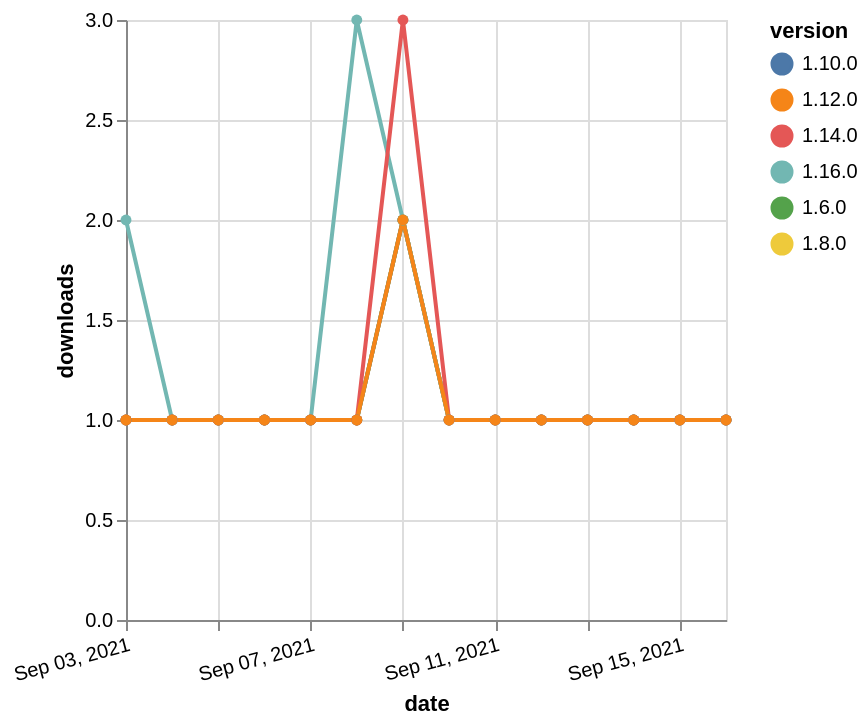

This figure's Vega-Lite source:
### Vega-Lite specification from a JSON file in a GitHub repository (floating-point values rounded to 4 significant figures)
{"$schema": "https://vega.github.io/schema/vega-lite/v5.json", "description": "A simple bar chart with embedded data.", "data": {"values": [{"date": "2021-09-03", "total": 236, "delta": 1, "version": "1.6.0"}, {"date": "2021-09-04", "total": 237, "delta": 1, "version": "1.6.0"}, {"date": "2021-09-05", "total": 238, "delta": 1, "version": "1.6.0"}, {"date": "2021-09-06", "total": 239, "delta": 1, "version": "1.6.0"}, {"date": "2021-09-07", "total": 240, "delta": 1, "version": "1.6.0"}, {"date": "2021-09-08", "total": 241, "delta": 1, "version": "1.6.0"}, {"date": "2021-09-09", "total": 243, "delta": 2, "version": "1.6.0"}, {"date": "2021-09-10", "total": 244, "delta": 1, "version": "1.6.0"}, {"date": "2021-09-11", "total": 245, "delta": 1, "version": "1.6.0"}, {"date": "2021-09-12", "total": 246, "delta": 1, "version": "1.6.0"}, {"date": "2021-09-13", "total": 247, "delta": 1, "version": "1.6.0"}, {"date": "2021-09-14", "total": 248, "delta": 1, "version": "1.6.0"}, {"date": "2021-09-15", "total": 249, "delta": 1, "version": "1.6.0"}, {"date": "2021-09-16", "total": 250, "delta": 1, "version": "1.6.0"}, {"date": "2021-09-03", "total": 197, "delta": 1, "version": "1.8.0"}, {"date": "2021-09-04", "total": 198, "delta": 1, "version": "1.8.0"}, {"date": "2021-09-05", "total": 199, "delta": 1, "version": "1.8.0"}, {"date": "2021-09-06", "total": 200, "delta": 1, "version": "1.8.0"}, {"date": "2021-09-07", "total": 201, "delta": 1, "version": "1.8.0"}, {"date": "2021-09-08", "total": 202, "delta": 1, "version": "1.8.0"}, {"date": "2021-09-09", "total": 204, "delta": 2, "version": "1.8.0"}, {"date": "2021-09-10", "total": 205, "delta": 1, "version": "1.8.0"}, {"date": "2021-09-11", "total": 206, "delta": 1, "version": "1.8.0"}, {"date": "2021-09-12", "total": 207, "delta": 1, "version": "1.8.0"}, {"date": "2021-09-13", "total": 208, "delta": 1, "version": "1.8.0"}, {"date": "2021-09-14", "total": 209, "delta": 1, "version": "1.8.0"}, {"date": "2021-09-15", "total": 210, "delta": 1, "version": "1.8.0"}, {"date": "2021-09-16", "total": 211, "delta": 1, "version": "1.8.0"}, {"date": "2021-09-03", "total": 183, "delta": 1, "version": "1.10.0"}, {"date": "2021-09-04", "total": 184, "delta": 1, "version": "1.10.0"}, {"date": "2021-09-05", "total": 185, "delta": 1, "version": "1.10.0"}, {"date": "2021-09-06", "total": 186, "delta": 1, "version": "1.10.0"}, {"date": "2021-09-07", "total": 187, "delta": 1, "version": "1.10.0"}, {"date": "2021-09-08", "total": 188, "delta": 1, "version": "1.10.0"}, {"date": "2021-09-09", "total": 190, "delta": 2, "version": "1.10.0"}, {"date": "2021-09-10", "total": 191, "delta": 1, "version": "1.10.0"}, {"date": "2021-09-11", "total": 192, "delta": 1, "version": "1.10.0"}, {"date": "2021-09-12", "total": 193, "delta": 1, "version": "1.10.0"}, {"date": "2021-09-13", "total": 194, "delta": 1, "version": "1.10.0"}, {"date": "2021-09-14", "total": 195, "delta": 1, "version": "1.10.0"}, {"date": "2021-09-15", "total": 196, "delta": 1, "version": "1.10.0"}, {"date": "2021-09-16", "total": 197, "delta": 1, "version": "1.10.0"}, {"date": "2021-09-03", "total": 131, "delta": 2, "version": "1.16.0"}, {"date": "2021-09-04", "total": 132, "delta": 1, "version": "1.16.0"}, {"date": "2021-09-05", "total": 133, "delta": 1, "version": "1.16.0"}, {"date": "2021-09-06", "total": 134, "delta": 1, "version": "1.16.0"}, {"date": "2021-09-07", "total": 135, "delta": 1, "version": "1.16.0"}, {"date": "2021-09-08", "total": 138, "delta": 3, "version": "1.16.0"}, {"date": "2021-09-09", "total": 140, "delta": 2, "version": "1.16.0"}, {"date": "2021-09-10", "total": 141, "delta": 1, "version": "1.16.0"}, {"date": "2021-09-11", "total": 142, "delta": 1, "version": "1.16.0"}, {"date": "2021-09-12", "total": 143, "delta": 1, "version": "1.16.0"}, {"date": "2021-09-13", "total": 144, "delta": 1, "version": "1.16.0"}, {"date": "2021-09-14", "total": 145, "delta": 1, "version": "1.16.0"}, {"date": "2021-09-15", "total": 146, "delta": 1, "version": "1.16.0"}, {"date": "2021-09-16", "total": 147, "delta": 1, "version": "1.16.0"}, {"date": "2021-09-03", "total": 192, "delta": 1, "version": "1.14.0"}, {"date": "2021-09-04", "total": 193, "delta": 1, "version": "1.14.0"}, {"date": "2021-09-05", "total": 194, "delta": 1, "version": "1.14.0"}, {"date": "2021-09-06", "total": 195, "delta": 1, "version": "1.14.0"}, {"date": "2021-09-07", "total": 196, "delta": 1, "version": "1.14.0"}, {"date": "2021-09-08", "total": 197, "delta": 1, "version": "1.14.0"}, {"date": "2021-09-09", "total": 200, "delta": 3, "version": "1.14.0"}, {"date": "2021-09-10", "total": 201, "delta": 1, "version": "1.14.0"}, {"date": "2021-09-11", "total": 202, "delta": 1, "version": "1.14.0"}, {"date": "2021-09-12", "total": 203, "delta": 1, "version": "1.14.0"}, {"date": "2021-09-13", "total": 204, "delta": 1, "version": "1.14.0"}, {"date": "2021-09-14", "total": 205, "delta": 1, "version": "1.14.0"}, {"date": "2021-09-15", "total": 206, "delta": 1, "version": "1.14.0"}, {"date": "2021-09-16", "total": 207, "delta": 1, "version": "1.14.0"}, {"date": "2021-09-03", "total": 163, "delta": 1, "version": "1.12.0"}, {"date": "2021-09-04", "total": 164, "delta": 1, "version": "1.12.0"}, {"date": "2021-09-05", "total": 165, "delta": 1, "version": "1.12.0"}, {"date": "2021-09-06", "total": 166, "delta": 1, "version": "1.12.0"}, {"date": "2021-09-07", "total": 167, "delta": 1, "version": "1.12.0"}, {"date": "2021-09-08", "total": 168, "delta": 1, "version": "1.12.0"}, {"date": "2021-09-09", "total": 170, "delta": 2, "version": "1.12.0"}, {"date": "2021-09-10", "total": 171, "delta": 1, "version": "1.12.0"}, {"date": "2021-09-11", "total": 172, "delta": 1, "version": "1.12.0"}, {"date": "2021-09-12", "total": 173, "delta": 1, "version": "1.12.0"}, {"date": "2021-09-13", "total": 174, "delta": 1, "version": "1.12.0"}, {"date": "2021-09-14", "total": 175, "delta": 1, "version": "1.12.0"}, {"date": "2021-09-15", "total": 176, "delta": 1, "version": "1.12.0"}, {"date": "2021-09-16", "total": 177, "delta": 1, "version": "1.12.0"}]}, "width": "container", "mark": {"type": "line", "point": {"filled": true}}, "encoding": {"x": {"field": "date", "type": "temporal", "timeUnit": "yearmonthdate", "title": "date", "axis": {"labelAngle": -15}}, "y": {"field": "delta", "type": "quantitative", "title": "downloads"}, "color": {"field": "version", "type": "nominal"}, "tooltip": {"field": "delta"}}}
